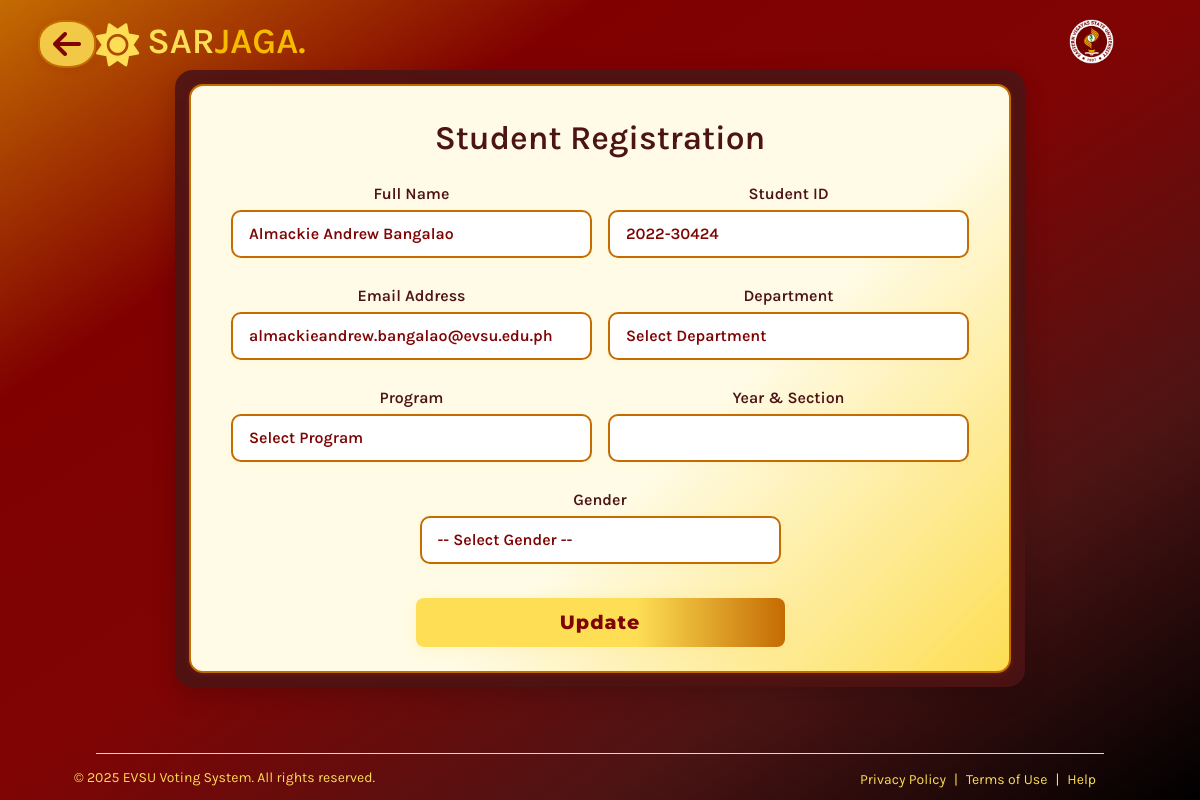
/register.php?id=61, run on the app's committed database.
### tables this page shows
CREATE TABLE `students_registration` (
  `id` int(11) NOT NULL,
  `fullname` varchar(255) NOT NULL,
  `student_id` varchar(15) NOT NULL,
  `email` varchar(255) DEFAULT NULL,
  `department` varchar(255) DEFAULT NULL,
  `program` varchar(255) DEFAULT NULL,
  `qr_code_path` varchar(255) NOT NULL,
  `gender` enum('Male','Female') NOT NULL,
  `section` varchar(50) NOT NULL,
  `created_at` timestamp NOT NULL DEFAULT current_timestamp(),
  `otp` varchar(10) DEFAULT NULL,
  `status` enum('pending','verified') DEFAULT 'pending'
);

### register.php (the view, shortened to what this page needs)
<?php
include 'db.php';
$fullname = "";
$student_id = "";
$update_mode = false;
$section = "";
$email = "";
if (isset($_GET['id'])) {
    $id = intval($_GET['id']);
    $update_mode = true;
    $sql = "SELECT fullname, student_id, qr_code_path, email FROM students_registration WHERE id = $id";
    $result = $conn->query($sql);
    if ($result && $row = $result->fetch_assoc()) {
        $fullname = $row['fullname'];
        $student_id = $row['student_id'];
        $email = $row['email'];
    }
}
?>
<!DOCTYPE html>
<html lang="en">
<head>
    <link href="https://cdn.jsdelivr.net/npm/bootstrap@5.3.0-alpha3/dist/css/bootstrap.min.css" rel="stylesheet">
    <link rel="stylesheet" href="https://cdnjs.cloudflare.com/ajax/libs/font-awesome/6.5.0/css/all.min.css">
</head>
<body>
<a href="Homepage.html" class="back-icon entrance-animate" title="Back to Homepage">
    <i class="fas fa-arrow-left"></i>
</a>
<header class="entrance-animate">
  <nav>
    <div class="logo">
      <a href="Homepage.html"><i class="fas fa-sun" style="margin-right: 8px;"></i>SAR<span>JAGA.</span></a>
    </div>
    <ul>
        <li class="evsu-logo-nav">
            <a href="#">
            <img src="Images/EvsuLogo.png" alt="EVSU Logo">
            </a>
        </li>
    </ul>
  </nav>
</header>
<div class="flex-container entrance-animate">
    <div class="main-container">
        <div class="form-section">
            <h2 class="mb-4 text-center">Student Registration</h2>
        <form method="POST" action="">
        <div class="row gx-3 gy-2">
            <div class="col-md-6">
            <label for="fullname" class="form-label">Full Name</label>
            <input type="text" class="form-control" id="fullname" name="fullname" value="<?php echo htmlspecialchars($fullname); ?>" required>
            </div>
            <div class="col-md-6">
            <label for="student_id" class="form-label">Student ID</label>
            <input type="text" class="form-control" id="student_id" name="student_id" value="<?php echo htmlspecialchars($student_id); ?>" required>
            </div>
             <div class="col-md-6">
                    <label for="email" class="form-label">Email Address</label>
                    <input type="email" class="form-control" id="email" name="email"
                        value="<?= htmlspecialchars($email ?? '') ?>" required
                        pattern="^[a-zA-Z0-9._%+-]+@evsu\.edu\.ph$"
                        title="Please use your @evsu.edu.ph email address.">
                </div>
            <div class="col-md-6">
            <label for="department" class="form-label">Department</label>
            <select class="form-select" id="department" name="department" required onchange="updateProgramOptions()">
                <option value="">Select Department</option>
            </select>
            </div>
            <div class="col-md-6">
            <label for="program" class="form-label">Program</label>
            <select class="form-select" id="program" name="program" required>
                <option value="">Select Program</option>
            </select>
            </div>
            <div class="col-md-6">
            <label for="section" class="form-label">Year & Section</label>
            <input type="text" name="section" value="<?= htmlspecialchars($section ?? '') ?>" required class="form-control">
            </div>
            <div class="col-md-6"  id="gender-container">
            <label for="gender" class="form-label">Gender</label>
            <select name="gender" required class="form-select">
                <option value="">-- Select Gender --</option>
            </select>
            </div>
            <div class="col-12 d-flex justify-content-center mt-2">
            <?php if ($update_mode): ?>
                <button type="submit" class="btn btn-warning w-50" onclick="return confirm('Are you sure you want to update this record?')">Update</button>
            <?php else: ?>
                <button type="submit" class="btn btn-primary w-50">Register</button>
            <?php endif; ?>
            </div>
        </div>
        </form>
        </div>
        </div>
    </div>
  <footer class="entrance-animate">
    <p>&copy; 2025 EVSU Voting System. All rights reserved.</p>
    <nav>
      <a href="#">Privacy Policy </a> | <a href="#">Terms of Use </a> | <a href="#">Help</a>
    </nav>
  </footer>
</body>
</html>

### data on the page
students_registration: fullname "Almackie Andrew Bangalao", student_id "2022-30424", email "almackieandrew.bangalao@evsu.edu.ph"
